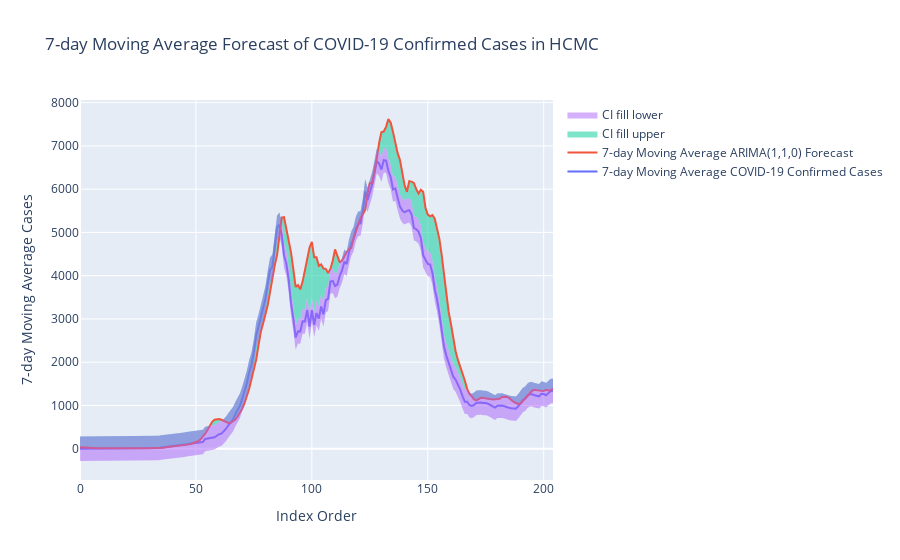

Source (notebook cell):
### Code cell
# 95% Confidence interval
mva_CI = 1.96 * np.std(moving_avg_acutal['7-day Moving Average Actual']) / np.sqrt(len(list(mva_obs['Index Order'])))

# First trace
mva_actual = go.Scatter(x=mva_obs['Index Order'], y=moving_avg_acutal['7-day Moving Average Actual'],
                    name='7-day Moving Average COVID-19 Confirmed Cases')

# Second trace
mva_arima110 = go.Scatter(x=mva_obs['Index Order'], y=moving_avg_forecast['7-day Moving Average Forecast'],
                    name='7-day Moving Average ARIMA(1,1,0) Forecast')

# Fill between trace
mva_conf_int1 = go.Scatter(x=mva_obs['Index Order'], y=(moving_avg_acutal['7-day Moving Average Actual']) + mva_CI, fill='tonexty',
                        opacity=0.5, line=dict(width=0), name='CI fill upper')
mva_conf_int2 = go.Scatter(x=mva_obs['Index Order'], y=(moving_avg_acutal['7-day Moving Average Actual']) - mva_CI, fill='tonexty',
                        opacity=0.5, line=dict(width=0), name='CI fill lower')

# Create the figure
mva_fig = go.Figure(data=[mva_actual, mva_arima110, mva_conf_int1, mva_conf_int2], layout=go.Layout(
    title='7-day Moving Average Forecast of COVID-19 Confirmed Cases in HCMC',
    xaxis=dict(title='Index Order'),
    yaxis=dict(title='7-day Moving Average Cases'),
    # plot_bgcolor='white',  # set the plot background color to white
    paper_bgcolor='white'  # set the paper background color to white
))

# Show the figure
mva_fig.show()

### Figure 1 — Plotly figure (JSON) as saved in the notebook; plotly's stock layout.template omitted (floating-point values rounded to 4 significant figures; data arrays with more than 128 entries replaced by an {"elided": "..."} marker saying what was removed)
{"data": [{"name": "7-day Moving Average COVID-19 Confirmed Cases", "type": "scatter", "x": {"elided": "205 int values"}, "y": {"elided": "205 float values"}}, {"name": "7-day Moving Average ARIMA(1,1,0) Forecast", "type": "scatter", "x": {"elided": "205 int values"}, "y": {"elided": "205 float values"}}, {"fill": "tonexty", "line": {"width": 0}, "name": "CI fill upper", "opacity": 0.5, "type": "scatter", "x": {"elided": "205 int values"}, "y": {"elided": "205 float values"}}, {"fill": "tonexty", "line": {"width": 0}, "name": "CI fill lower", "opacity": 0.5, "type": "scatter", "x": {"elided": "205 int values"}, "y": {"elided": "205 float values"}}], "layout": {"paper_bgcolor": "white", "title": {"text": "7-day Moving Average Forecast of COVID-19 Confirmed Cases in HCMC"}, "xaxis": {"title": {"text": "Index Order"}}, "yaxis": {"title": {"text": "7-day Moving Average Cases"}}}}
